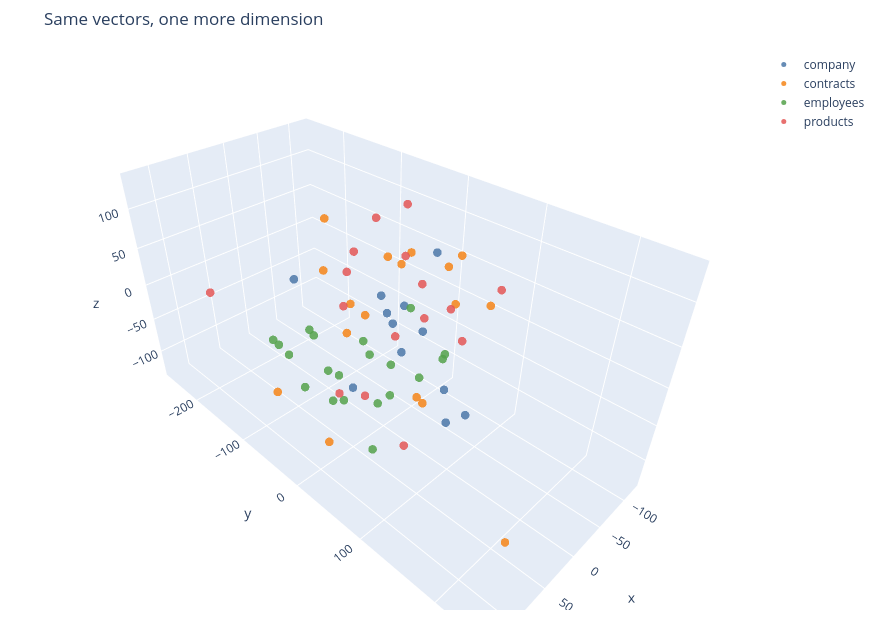

Notebook code for this chart:
### Markdown cell above
Hover over the points to read the chunks. Now the same thing in 3D — drag to rotate:

### Code cell
helpers.plot_vectors(embeddings, labels, hover, dimensions=3, title="Same vectors, one more dimension")

### Figure 1 — Plotly figure (JSON) as saved in the notebook; plotly's stock layout.template omitted (floating-point values rounded to 4 significant figures)
{"data": [{"hoverinfo": "text", "hovertext": ["<b>about</b><br># About Takahe Air\n\nTakahe Air is a fictional regional airline invented for training and demonstration purposes. Nothing...", "<b>about</b><br>ew Zealand, with a focus on regional routes that larger carriers had withdrawn from.\n\nThe airline is headquartered at Le...", "<b>about</b><br>leaner ground operations and direct online distribution could make these routes viable again.\n\n## Scale\n\nAs of the 2026 ...", "<b>about</b><br>aining 25 percent is split between staff share schemes and a group of regional council investment arms.\n\nThe company has...", "<b>careers</b><br># Careers at Takahe Air\n\n## Why work here\n\nTakahe Air employs 610 people across Wellington, Christchurch and Palmerston ...", "<b>careers</b><br>ution, double the statutory minimum.\n- **Flexible rostering.** Cabin crew and ground staff can trade shifts through the ...", "<b>careers</b><br>A 30-minute conversation with the hiring manager\n3. A practical exercise relevant to the role, time-boxed and paid for r...", "<b>careers</b><br>in 2023.\n\n## Current focus areas\n\nThe largest hiring needs for FY2027 are licensed aircraft maintenance engineers in Pal...", "<b>history</b><br># Takahe Air Company History\n\n## 2019 — Founding\n\nTakahe Air Holdings Limited was incorporated on 14 March 2019. Hana Re...", "<b>history</b><br>tions grounded the fleet for 94 days. Takahe Air kept all 38 staff employed through the wage subsidy scheme and used the...", "<b>history</b><br>hts. Freight grew to 31 percent of revenue by the end of that year.\n\n## 2022 — Series A\n\nA NZD 24 million Series A round...", "<b>history</b><br>third parties as TakaheConnect, a B2B booking API. Travel agencies and corporate travel managers could now book Takahe A..."], "marker": {"color": "#4c78a8", "opacity": 0.85, "size": 5}, "mode": "markers", "name": "company", "type": "scatter3d", "x": [-62.47, -85.13, -41.99, 107.7, 4.011, 3.705, -24.04, -1.777, -63.56, -83.54, 45.89, -47.05], "y": [-66.47, -78.4, -12.04, 66.31, 120.8, 96.42, 69.52, 67.56, -47.46, -15.78, -93.22, -13.87], "z": [-10.51, -52.4, -56.38, 24.8, -41.12, -67.74, -54.99, 124.0, -42.98, -49.07, 47.19, 6.222]}, {"hoverinfo": "text", "hovertext": ["<b>Contract with Aotearoa University for SkyPoints</b><br># Contract — Aotearoa University and Takahe Air (SkyPoints)\n\n**Agreement reference:** KA-CON-2025-031\n**Parties:** Takah...", "<b>Contract with Aotearoa University for SkyPoints</b><br>e\n\nA corporate SkyPoints account under which all points earned by staff travelling on university business accrue to the ...", "<b>Contract with Aotearoa University for SkyPoints</b><br>rom invoice, aligned to the university's procurement policy.\n\n## Personal travel carve-out\n\nStaff booking personal trave...", "<b>Contract with Aotearoa University for SkyPoints</b><br>o minimum volume and no points earning.\n\nStudent fare uptake was 4,100 sectors in 2025.\n\n## Reporting\n\nTakahe Air provid...", "<b>Contract with Fernhill Tours for TakaheFlex</b><br># Contract — Fernhill Tours and Takahe Air (TakaheFlex)\n\n**Agreement reference:** KA-CON-2024-017\n**Parties:** Takahe Ai...", "<b>Contract with Fernhill Tours for TakaheFlex</b><br>eFlex product across the Takahe Air network, with particular volume on the Queenstown, Christchurch and Wānaka routes.\n\n...", "<b>Contract with Fernhill Tours for TakaheFlex</b><br>fare.\n\n## Weather cancellation clause\n\nWhere a tour is cancelled due to a Civil Defence warning or a Department of Conse...", "<b>Contract with Fernhill Tours for TakaheFlex</b><br>mitment\n- Quarterly business review\n\n## Renewal\n\nThe agreement contains a right of first refusal for Fernhill Tours on r...", "<b>Contract with Harbourline Travel for TakaheConnect</b><br># Contract — Harbourline Travel and Takahe Air (TakaheConnect)\n\n**Agreement reference:** KA-CON-2024-022\n**Parties:** Ta...", "<b>Contract with Harbourline Travel for TakaheConnect</b><br>ting and managing Takahe Air inventory across the full network.\n\n## Commercial terms\n\n- **Partner tier:** Strategic.\n- *...", "<b>Contract with Harbourline Travel for TakaheConnect</b><br>y 02:00 to 04:00 NZST maintenance window.\n- **Incident response:** 4 hours for production incidents, with a named techni...", "<b>Contract with Harbourline Travel for TakaheConnect</b><br>issued. Actual availability across the first contract year was 99.96 percent.\n\n## Branding\n\nHarbourline Travel may displ...", "<b>Contract with Harbourline Travel for TakaheConnect</b><br>secure the 7 percent commission rate beyond 2027....", "<b>Contract with Southern Cross Logistics for TakaheCargo</b><br># Contract — Southern Cross Logistics and Takahe Air (TakaheCargo)\n\n**Agreement reference:** KA-CON-2023-004\n**Parties:*...", "<b>Contract with Southern Cross Logistics for TakaheCargo</b><br>and Bluff to Christchurch services.\n\n## Commercial terms\n\n- **Guaranteed capacity:** 4,000 kg per night across the netwo...", "<b>Contract with Southern Cross Logistics for TakaheCargo</b><br>ntainers maintained between 0 and 4 degrees Celsius, with continuous temperature logging. Logs are provided to Southern ...", "<b>Contract with Southern Cross Logistics for TakaheCargo</b><br>percent | 99.1 percent |\n\nFailure to meet on-time delivery for two consecutive quarters triggers a rate review in Southe..."], "marker": {"color": "#f58518", "opacity": 0.85, "size": 5}, "mode": "markers", "name": "contracts", "type": "scatter3d", "x": [15.32, 69.77, -31.41, -47.81, -62.56, -12.74, -26.07, -49.29, 106.6, 13.16, -3.289, -0.4836, 100.3, -121.9, -94.29, -102.7, 110.4], "y": [-72.8, -13.09, 33.11, 9.513, -19.34, 12.17, -20.35, 101.0, -58.26, -15.58, -56.82, -61.4, 18.17, -12.57, 22.65, 20.31, 247.6], "z": [116.5, 101.1, -101.8, -117.1, 66.89, 85.02, 75.52, 58.26, -56.25, 21.27, 9.156, -32.34, -83.29, 27.26, 3.483, 62.77, -29.14]}, {"hoverinfo": "text", "hovertext": ["<b>Hana Reweti</b><br># HR Record — Hana Reweti\n\n## Summary\n\n- **Name:** Hana Reweti\n- **Role:** Co-founder and Chief Executive Officer\n- **Lo...", "<b>Hana Reweti</b><br>Management Programme at INSEAD in 2017. She is of Ngāti Porou descent and grew up in Ruatoria.\n\n## Compensation history\n...", "<b>Hana Reweti</b><br>ations.** Board noted exceptional handling of the Palmerston North maintenance facility dispute. Feedback flagged that s...", "<b>Hana Reweti</b><br>ve team is not a single point of failure.\n\n## Notes\n\nHana chairs the Regional Connectivity Forum, an industry body advoc...", "<b>Priya Raman</b><br># HR Record — Priya Raman\n\n## Summary\n\n- **Name:** Priya Raman\n- **Role:** Head of Customer Experience\n- **Location:** C...", "<b>Priya Raman</b><br>Joined as Customer Experience Manager |\n| 2023 | 152,000 | 12,000 | Promoted to Head of Customer Experience |\n| 2025 | 1...", "<b>Priya Raman</b><br>hout requiring a claim. This cost NZD 1.1 million in its first year and is credited with the sharp rise in Net Promoter ...", "<b>Priya Raman</b><br>nservative headcount request.\n\n## Notes\n\nPriya authored the \"no hidden fees\" pricing commitment that became one of Takah...", "<b>Sarah Bennett</b><br># HR Record — Sarah Bennett\n\n## Summary\n\n- **Name:** Sarah Bennett\n- **Role:** Chief Financial Officer\n- **Location:** W...", "<b>Sarah Bennett</b><br>on history\n\n| Year | Base salary (NZD) | Bonus | Notes |\n|---|---|---|---|\n| 2022 | 215,000 | — | Joined as CFO |\n| 2023...", "<b>Sarah Bennett</b><br>logy; two proposed routes were delayed by six months while the disagreement was resolved.\n\n**2025 — Outstanding.** Deliv...", "<b>Sarah Bennett</b><br>ecutive sponsor of the annual pay equity review. She has committed publicly to Takahe Air not listing before 2029 and ha...", "<b>Tomas Vella</b><br># HR Record — Tomas Vella\n\n## Summary\n\n- **Name:** Tomas Vella\n- **Role:** Co-founder and Chief Technology Officer\n- **L...", "<b>Tomas Vella</b><br>al citizenship.\n\n## Compensation history\n\n| Year | Base salary (NZD) | Bonus | Notes |\n|---|---|---|---|\n| 2019 | 95,000...", "<b>Tomas Vella</b><br>ting product, within nine months of the decision. Board noted this as the clearest example of the airline's engineering ...", "<b>Tomas Vella</b><br>he booking platform in-house during the border-closure shutdown rather than licence a third-party system. This decision ...", "<b>Wiremu Katene</b><br># HR Record — Wiremu Katene\n\n## Summary\n\n- **Name:** Wiremu Katene\n- **Role:** Chief Pilot and Head of Flight Operations...", "<b>Wiremu Katene</b><br>ory\n\n| Year | Base salary (NZD) | Bonus | Notes |\n|---|---|---|---|\n| 2020 | 165,000 | — | Joined as Senior First Office...", "<b>Wiremu Katene</b><br>excursion incident. The investigation found no injuries and no aircraft damage, and the Civil Aviation Authority commend...", "<b>Wiremu Katene</b><br>rity to ground any Takahe Air aircraft without consulting the executive team, and has exercised it four times. On each o..."], "marker": {"color": "#54a24b", "opacity": 0.85, "size": 5}, "mode": "markers", "name": "employees", "type": "scatter3d", "x": [67.94, 54.34, 67.52, 126.1, 61.64, 91.52, 67.44, 56.62, 50.71, 66.64, 31.47, 13.39, 98.98, 20.51, 67.56, -11.9, 76.06, 107.5, -76.41, 12.93], "y": [-43.75, -33.04, -11.49, -3.101, 32.21, 34.3, 58.06, 65.38, -58.99, -0.5648, 40.31, 64.92, -67.3, -1.713, 50.22, 27.42, -90.98, -6.822, 23.31, 96.29], "z": [15.43, -41.61, -64.15, 35.54, 36.54, -20.4, -24.69, 22.7, -8.469, -22.72, -46.76, -18.72, 5.975, -20.57, -94.93, 38.77, -24.9, -18.14, -66.02, 28.64]}, {"hoverinfo": "text", "hovertext": ["<b>SkyPoints</b><br># Product — SkyPoints\n\n## What it is\n\nSkyPoints is Takahe Air's loyalty programme, launched in August 2023. It reached 1...", "<b>SkyPoints</b><br>fares at a fixed rate of **100 points equals NZD 1**. There are no blackout dates, no seat caps, and no separate reward ...", "<b>SkyPoints</b><br>t bonus earning, free TakaheFlex, two guest upgrades per year |\n\nTier status is held for 12 months from the date of qual...", "<b>SkyPoints</b><br>than non-members. The programme's breakage rate, meaning points earned but never redeemed, is 14 percent, which is delib...", "<b>TakaheCargo</b><br># Product — TakaheCargo\n\n## What it is\n\nTakaheCargo is Takahe Air's air freight service, operating on the same network a...", "<b>TakaheCargo</b><br>onfiguration on overnight rotations between Auckland, Wellington and Christchurch, returning to passenger configuration ...", "<b>TakaheCargo</b><br>- **Perishables.** Temperature-controlled containers for seafood and horticulture, the largest category by volume.\n- **P...", "<b>TakaheCargo</b><br>heCargo tonnage.\n\nOn-time delivery performance was 94.1 percent in FY2026, against a published target of 92 percent.\n\n##...", "<b>TakaheConnect</b><br># Product — TakaheConnect\n\n## What it is\n\nTakaheConnect is Takahe Air's business-to-business booking API. It gives trave...", "<b>TakaheConnect</b><br>arrier with an average fare of NZD 142, that is a meaningful margin loss. TakaheConnect lets partners book directly at z...", "<b>TakaheConnect</b><br>limits are 100 requests per second per partner, raised on request.\n\n## Commercial terms\n\n| Partner tier | Annual segment...", "<b>TakaheConnect</b><br>Sunday 02:00 to 04:00 NZST and are excluded from the calculation.\n\nPartners on the Strategic tier receive a named techni...", "<b>TakaheFlex</b><br># Product — TakaheFlex\n\n## What it is\n\nTakaheFlex is Takahe Air's flexible fare product for travellers whose plans chang...", "<b>TakaheFlex</b><br>ex ticket can be transferred to another traveller once, free of charge.\n\n## Pricing\n\nTakaheFlex is priced as a supplemen...", "<b>TakaheFlex</b><br>tandard Takahe Air allowance, included in all fares)\n- Priority standby if a flight is disrupted\n- Seat selection at no ...", "<b>TakaheFlex</b><br>Corporate travellers account for 61 percent of TakaheFlex purchases.\n\nPriya Raman's customer experience team reports tha..."], "marker": {"color": "#e45756", "opacity": 0.85, "size": 5}, "mode": "markers", "name": "products", "type": "scatter3d", "x": [20.63, 11.9, 0.9248, -43.77, -118.2, 13.2, -103.9, -39.65, 59.43, -50.7, -52.37, -3.012, -106.4, 22.8, -17.82, 41.15], "y": [-54.9, -19.15, -10.62, -9.854, -49.58, 45.96, -66.03, -110.3, -256.8, 50.23, 67.4, 14.19, 74.28, -32.14, -64.81, 91.97], "z": [-108.5, -95.68, 133.7, 133.9, -10.92, -130.8, 27.97, -35.46, -36.58, 29.82, -4.37, 0.05599, 39.86, 72.2, 67.74, 82.42]}], "layout": {"height": 620, "margin": {"b": 10, "l": 10, "r": 10, "t": 50}, "title": {"text": "Same vectors, one more dimension"}, "width": 880}}
